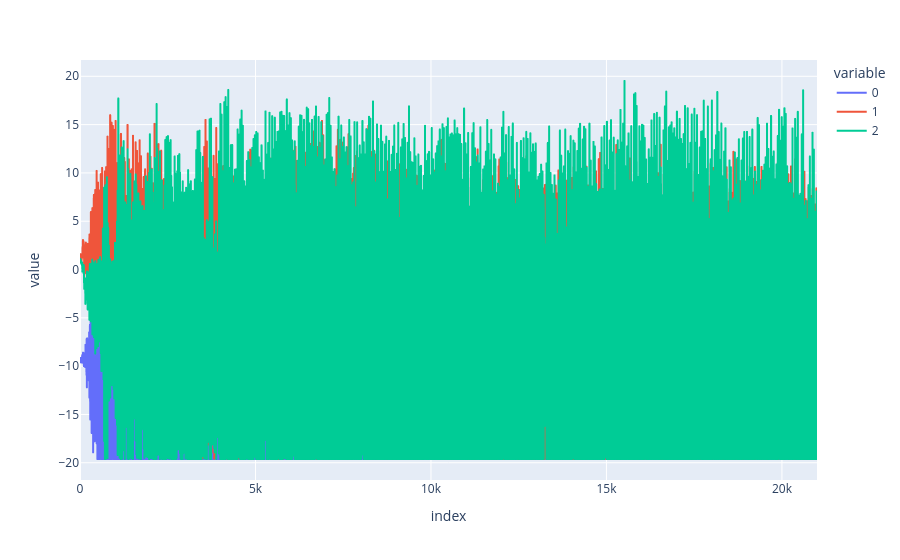

The notebook cell saved with this chart:
### Code cell
nu = 3  
nd = 0  # Posição 0, que é o chest
na = 3  # Atividade 3, que é running
eixo = 2
fs = 50
sig = np.array(Udata[nu][nd])[na, :, :3]
x = sig[1000:1150]
px.line(sig)

### Figure 1 — Plotly figure (JSON) as saved in the notebook; plotly's stock layout.template omitted (floating-point values rounded to 4 significant figures; data arrays with more than 128 entries replaced by an {"elided": "..."} marker saying what was removed)
{"data": [{"hovertemplate": "variable=0<br>index=%{x}<br>value=%{y}<extra></extra>", "legendgroup": "0", "line": {"color": "#636efa", "dash": "solid"}, "marker": {"symbol": "circle"}, "mode": "lines", "name": "0", "showlegend": true, "type": "scattergl", "x": {"elided": "21000 int values"}, "xaxis": "x", "y": {"elided": "21000 float values"}, "yaxis": "y"}, {"hovertemplate": "variable=1<br>index=%{x}<br>value=%{y}<extra></extra>", "legendgroup": "1", "line": {"color": "#EF553B", "dash": "solid"}, "marker": {"symbol": "circle"}, "mode": "lines", "name": "1", "showlegend": true, "type": "scattergl", "x": {"elided": "21000 int values"}, "xaxis": "x", "y": {"elided": "21000 float values"}, "yaxis": "y"}, {"hovertemplate": "variable=2<br>index=%{x}<br>value=%{y}<extra></extra>", "legendgroup": "2", "line": {"color": "#00cc96", "dash": "solid"}, "marker": {"symbol": "circle"}, "mode": "lines", "name": "2", "showlegend": true, "type": "scattergl", "x": {"elided": "21000 int values"}, "xaxis": "x", "y": {"elided": "21000 float values"}, "yaxis": "y"}], "layout": {"legend": {"title": {"text": "variable"}, "tracegroupgap": 0}, "margin": {"t": 60}, "xaxis": {"anchor": "y", "domain": [0, 1], "title": {"text": "index"}}, "yaxis": {"anchor": "x", "domain": [0, 1], "title": {"text": "value"}}}}
